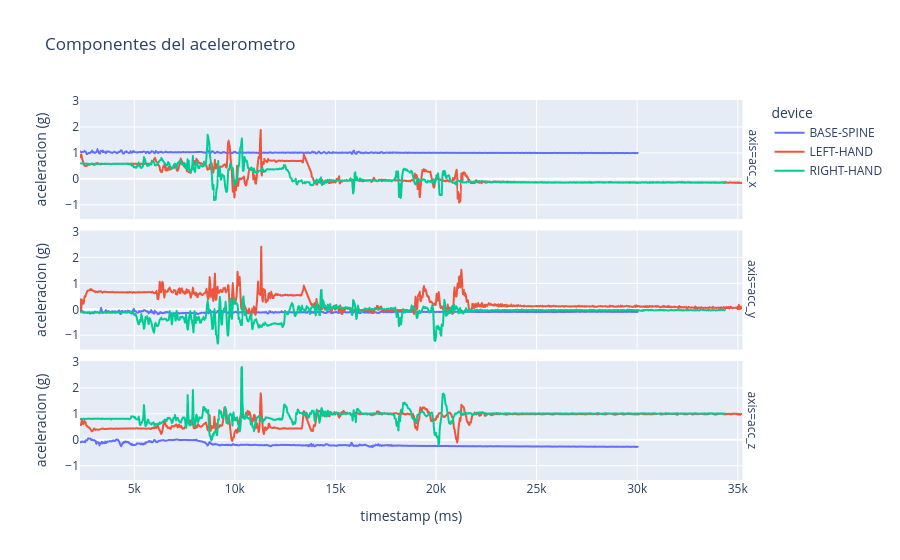

Notebook cell for this chart:
### Code cell
# Componentes individuales del acelerometro
acc_long = imu_df.melt(
    id_vars=["device", "timestamp"],
    value_vars=["acc_x", "acc_y", "acc_z"],
    var_name="axis",
    value_name="acc"
)
fig_acc_axis = px.line(
    acc_long,
    x="timestamp",
    y="acc",
    color="device",
    facet_row="axis",
    title="Componentes del acelerometro",
    labels={"acc": "aceleracion (g)", "timestamp": "timestamp (ms)"},
)
fig_acc_axis.update_layout(showlegend=True)
fig_acc_axis

### Figure 1 — Plotly figure (JSON) as saved in the notebook; plotly's stock layout.template omitted (floating-point values rounded to 4 significant figures; data arrays with more than 128 entries replaced by an {"elided": "..."} marker saying what was removed)
{"data": [{"hovertemplate": "device=BASE-SPINE<br>axis=acc_x<br>timestamp (ms)=%{x}<br>aceleracion (g)=%{y}<extra></extra>", "legendgroup": "BASE-SPINE", "line": {"color": "#636efa", "dash": "solid"}, "marker": {"symbol": "circle"}, "mode": "lines", "name": "BASE-SPINE", "showlegend": true, "type": "scattergl", "x": {"elided": "1041 int values"}, "xaxis": "x3", "y": {"elided": "1041 float values"}, "yaxis": "y3"}, {"hovertemplate": "device=BASE-SPINE<br>axis=acc_y<br>timestamp (ms)=%{x}<br>aceleracion (g)=%{y}<extra></extra>", "legendgroup": "BASE-SPINE", "line": {"color": "#636efa", "dash": "solid"}, "marker": {"symbol": "circle"}, "mode": "lines", "name": "BASE-SPINE", "showlegend": false, "type": "scattergl", "x": {"elided": "1041 int values"}, "xaxis": "x2", "y": {"elided": "1041 float values"}, "yaxis": "y2"}, {"hovertemplate": "device=BASE-SPINE<br>axis=acc_z<br>timestamp (ms)=%{x}<br>aceleracion (g)=%{y}<extra></extra>", "legendgroup": "BASE-SPINE", "line": {"color": "#636efa", "dash": "solid"}, "marker": {"symbol": "circle"}, "mode": "lines", "name": "BASE-SPINE", "showlegend": false, "type": "scattergl", "x": {"elided": "1041 int values"}, "xaxis": "x", "y": {"elided": "1041 float values"}, "yaxis": "y"}, {"hovertemplate": "device=LEFT-HAND<br>axis=acc_x<br>timestamp (ms)=%{x}<br>aceleracion (g)=%{y}<extra></extra>", "legendgroup": "LEFT-HAND", "line": {"color": "#EF553B", "dash": "solid"}, "marker": {"symbol": "circle"}, "mode": "lines", "name": "LEFT-HAND", "showlegend": true, "type": "scattergl", "x": {"elided": "1231 int values"}, "xaxis": "x3", "y": {"elided": "1231 float values"}, "yaxis": "y3"}, {"hovertemplate": "device=LEFT-HAND<br>axis=acc_y<br>timestamp (ms)=%{x}<br>aceleracion (g)=%{y}<extra></extra>", "legendgroup": "LEFT-HAND", "line": {"color": "#EF553B", "dash": "solid"}, "marker": {"symbol": "circle"}, "mode": "lines", "name": "LEFT-HAND", "showlegend": false, "type": "scattergl", "x": {"elided": "1231 int values"}, "xaxis": "x2", "y": {"elided": "1231 float values"}, "yaxis": "y2"}, {"hovertemplate": "device=LEFT-HAND<br>axis=acc_z<br>timestamp (ms)=%{x}<br>aceleracion (g)=%{y}<extra></extra>", "legendgroup": "LEFT-HAND", "line": {"color": "#EF553B", "dash": "solid"}, "marker": {"symbol": "circle"}, "mode": "lines", "name": "LEFT-HAND", "showlegend": false, "type": "scattergl", "x": {"elided": "1231 int values"}, "xaxis": "x", "y": {"elided": "1231 float values"}, "yaxis": "y"}, {"hovertemplate": "device=RIGHT-HAND<br>axis=acc_x<br>timestamp (ms)=%{x}<br>aceleracion (g)=%{y}<extra></extra>", "legendgroup": "RIGHT-HAND", "line": {"color": "#00cc96", "dash": "solid"}, "marker": {"symbol": "circle"}, "mode": "lines", "name": "RIGHT-HAND", "showlegend": true, "type": "scattergl", "x": {"elided": "1218 int values"}, "xaxis": "x3", "y": {"elided": "1218 float values"}, "yaxis": "y3"}, {"hovertemplate": "device=RIGHT-HAND<br>axis=acc_y<br>timestamp (ms)=%{x}<br>aceleracion (g)=%{y}<extra></extra>", "legendgroup": "RIGHT-HAND", "line": {"color": "#00cc96", "dash": "solid"}, "marker": {"symbol": "circle"}, "mode": "lines", "name": "RIGHT-HAND", "showlegend": false, "type": "scattergl", "x": {"elided": "1218 int values"}, "xaxis": "x2", "y": {"elided": "1218 float values"}, "yaxis": "y2"}, {"hovertemplate": "device=RIGHT-HAND<br>axis=acc_z<br>timestamp (ms)=%{x}<br>aceleracion (g)=%{y}<extra></extra>", "legendgroup": "RIGHT-HAND", "line": {"color": "#00cc96", "dash": "solid"}, "marker": {"symbol": "circle"}, "mode": "lines", "name": "RIGHT-HAND", "showlegend": false, "type": "scattergl", "x": {"elided": "1218 int values"}, "xaxis": "x", "y": {"elided": "1218 float values"}, "yaxis": "y"}], "layout": {"annotations": [{"font": {}, "showarrow": false, "text": "axis=acc_z", "textangle": 90, "x": 0.98, "xanchor": "left", "xref": "paper", "y": 0.1567, "yanchor": "middle", "yref": "paper"}, {"font": {}, "showarrow": false, "text": "axis=acc_y", "textangle": 90, "x": 0.98, "xanchor": "left", "xref": "paper", "y": 0.5, "yanchor": "middle", "yref": "paper"}, {"font": {}, "showarrow": false, "text": "axis=acc_x", "textangle": 90, "x": 0.98, "xanchor": "left", "xref": "paper", "y": 0.8433, "yanchor": "middle", "yref": "paper"}], "legend": {"title": {"text": "device"}, "tracegroupgap": 0}, "showlegend": true, "title": {"text": "Componentes del acelerometro"}, "xaxis": {"anchor": "y", "domain": [0, 0.98], "title": {"text": "timestamp (ms)"}}, "xaxis2": {"anchor": "y2", "domain": [0, 0.98], "matches": "x", "showticklabels": false}, "xaxis3": {"anchor": "y3", "domain": [0, 0.98], "matches": "x", "showticklabels": false}, "yaxis": {"anchor": "x", "domain": [0, 0.3133], "title": {"text": "aceleracion (g)"}}, "yaxis2": {"anchor": "x2", "domain": [0.3433, 0.6567], "matches": "y", "title": {"text": "aceleracion (g)"}}, "yaxis3": {"anchor": "x3", "domain": [0.6867, 1.0], "matches": "y", "title": {"text": "aceleracion (g)"}}}}
